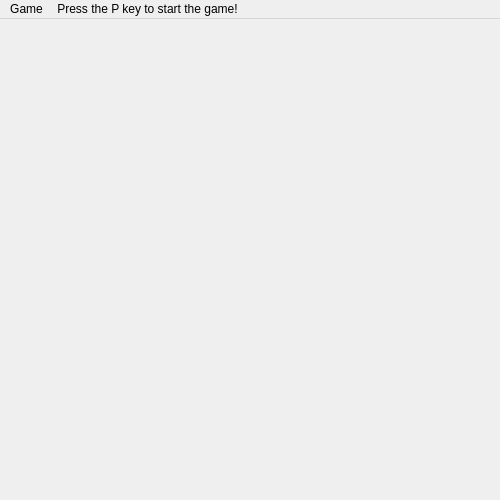
<?xml version="1.0" encoding="UTF-8"?>
<ui version="4.0">
 <class>GameWindow</class>
 <widget class="QMainWindow" name="GameWindow">
  <property name="geometry">
   <rect>
    <x>0</x>
    <y>0</y>
    <width>500</width>
    <height>500</height>
   </rect>
  </property>
  <property name="windowTitle">
   <string>GameWindow</string>
  </property>
  <widget class="QWidget" name="centralWidget"/>
  <widget class="QMenuBar" name="menuBar">
   <property name="geometry">
    <rect>
     <x>0</x>
     <y>0</y>
     <width>500</width>
     <height>26</height>
    </rect>
   </property>
   <widget class="QMenu" name="menuTools">
    <property name="title">
     <string>Game</string>
    </property>
    <addaction name="actionNew"/>
    <addaction name="actionMap"/>
   </widget>
   <widget class="QMenu" name="menuPress_the_P_key_to_start_the_game">
    <property name="title">
     <string>Press the P key to start the game!</string>
    </property>
   </widget>
   <addaction name="menuTools"/>
   <addaction name="menuPress_the_P_key_to_start_the_game"/>
  </widget>
  <action name="actionNew">
   <property name="text">
    <string>New Game</string>
   </property>
  </action>
  <action name="actionMap">
   <property name="text">
    <string>Load Map</string>
   </property>
  </action>
 </widget>
 <layoutdefault spacing="6" margin="11"/>
 <resources/>
 <connections/>
</ui>
